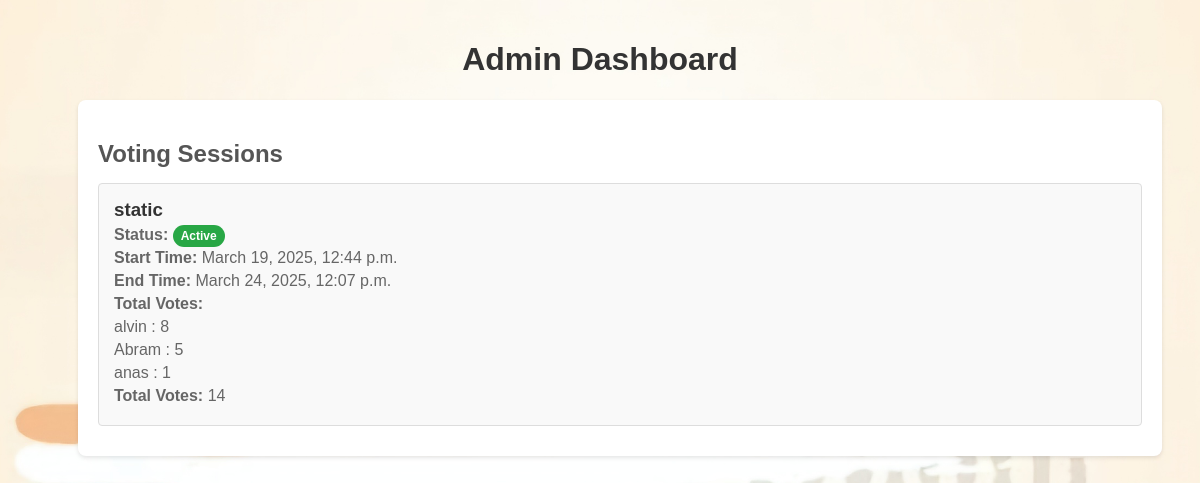
Page /staff_dash/ (signed in) on the committed database.
### manager/models.py (models this page shows, shortened)
class VotingSession(models.Model):
    name = models.CharField(max_length=100)
    constituency = models.ForeignKey(Constituency, on_delete=models.CASCADE, null=True, blank=True)
    start_time = models.DateTimeField()
    end_time = models.DateTimeField()
    status = models.CharField(
        max_length=10,
        choices=[('Active', 'Active'), ('Inactive', 'Inactive')],
        default='Inactive'
    )
    voted_users = models.ManyToManyField(Voter, blank=True)

class VoteCount(models.Model):
    session = models.ForeignKey(VotingSession, on_delete=models.CASCADE)
    candidate = models.ForeignKey(Candidate, on_delete=models.CASCADE)
    total_votes = models.PositiveIntegerField(default=0)
    class Meta:
        unique_together = ('session', 'candidate')

class Candidate(models.Model):
    name = models.CharField(max_length=100)
    image = models.ImageField(upload_to='candidate_images/', blank=True, null=True)
    party = models.CharField(max_length=100)
    constituency = models.ForeignKey(Constituency, on_delete=models.CASCADE, null=True, blank=True)

### manager/views.py (the view)
# urls.py: path('staff_dash/',views.staff_dashboard,name='staff_dash'),
@login_required
def staff_dashboard(request):
    active_sessions = VotingSession.objects.filter(status="Active")
    session_data = []
    for session in active_sessions:
        candidates_data = VoteCount.objects.filter(session=session).order_by('-total_votes')
        total_votes = sum(candidate.total_votes for candidate in candidates_data)
        session_data.append({
            'session': session,
            'candidates_data': candidates_data,
            'total_votes': total_votes,
        })
    return render(request, 'staff_dashboard.html', {
        'session_data': session_data,
    })

### templates/staff_dashboard.html (shortened to what this page needs)
{% load static %}
<!DOCTYPE html>
<html lang="en">
<head>
</head>
<body>
    <h1>Admin Dashboard</h1>
    <div class="dashboard-container">
        <div class="dashboard-section">
            <h2>Voting Sessions</h2>
            <div class="session-list">
                {% for data in session_data %}
                <div class="session-tile" onclick="window.location.href='{% url 'scan_biometric' data.session.id %}'">
                    <div class="session-info">
                            <h3>{{ data.session.name }}</h3>
                            <p><strong>Status:</strong>
                                <span class="status-badge {% if data.session.status == 'Active' %}active{% else %}inactive{% endif %}">
                                    {{ data.session.status }}
                                </span>
                            </p>
                            <p><strong>Start Time:</strong> {{ data.session.start_time }}</p>
                            <p><strong>End Time:</strong> {{ data.session.end_time }}</p>
                            <p><strong>Total Votes:</strong>
                                {% with total_votes=0 %}
                                {% for candidate_data in data.candidates_data %}
                                    <p>{{ candidate_data.candidate.name }} : {{ candidate_data.total_votes }}</p>
                                {% endfor %}
                                <p><strong>Total Votes:</strong> {{ data.total_votes }}</p>
                                {% endwith %}
                            </p>
                        </div>
                    </div>
                {% endfor %}
            </div>
        </div>
    </div>
</body>
</html>

### rows in the picture
VotingSession: session.name "static", session.status "Active", session.start_time "March 19, 2025, 12:44 p.m.", session.end_time "March 24, 2025, 12:07 p.m.", total_votes "14"
VoteCount: candidate.name "alvin", total_votes "8"
VoteCount: candidate.name "Abram", total_votes "5"
VoteCount: candidate.name "anas", total_votes "1"
